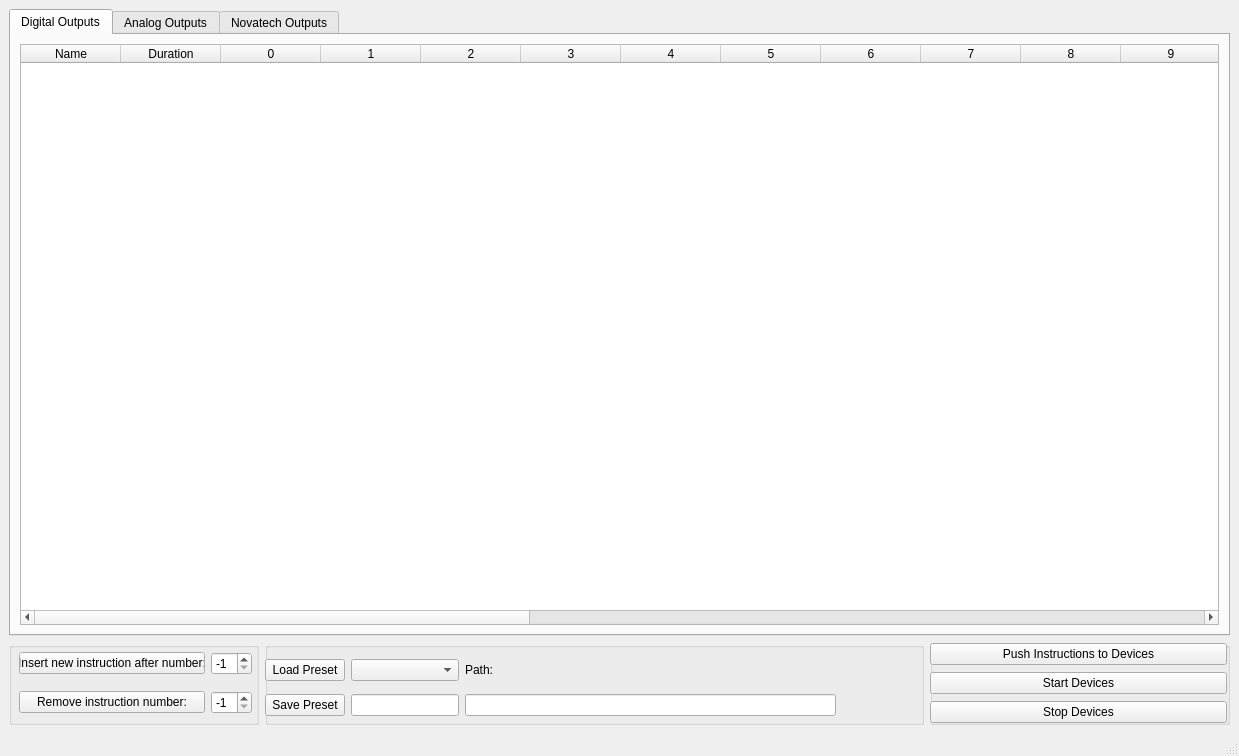
<?xml version="1.0" encoding="UTF-8"?>
<ui version="4.0">
 <class>MainWindow</class>
 <widget class="QMainWindow" name="MainWindow">
  <property name="geometry">
   <rect>
    <x>0</x>
    <y>0</y>
    <width>1239</width>
    <height>756</height>
   </rect>
  </property>
  <property name="windowTitle">
   <string>MainWindow</string>
  </property>
  <widget class="QWidget" name="centralwidget">
   <layout class="QHBoxLayout" name="horizontalLayout_2">
    <item>
     <layout class="QVBoxLayout" name="verticalLayout">
      <item>
       <layout class="QVBoxLayout" name="verticalLayout_9">
        <item>
         <widget class="QTabWidget" name="tabWidget">
          <property name="sizePolicy">
           <sizepolicy hsizetype="Expanding" vsizetype="Expanding">
            <horstretch>0</horstretch>
            <verstretch>0</verstretch>
           </sizepolicy>
          </property>
          <property name="currentIndex">
           <number>0</number>
          </property>
          <widget class="QWidget" name="tab">
           <attribute name="title">
            <string>Digital Outputs</string>
           </attribute>
           <layout class="QVBoxLayout" name="verticalLayout_10">
            <item>
             <widget class="QTableWidget" name="digital_table">
              <column>
               <property name="text">
                <string>Name</string>
               </property>
              </column>
              <column>
               <property name="text">
                <string>Duration</string>
               </property>
              </column>
              <column>
               <property name="text">
                <string>0</string>
               </property>
              </column>
              <column>
               <property name="text">
                <string>1</string>
               </property>
              </column>
              <column>
               <property name="text">
                <string>2</string>
               </property>
              </column>
              <column>
               <property name="text">
                <string>3</string>
               </property>
              </column>
              <column>
               <property name="text">
                <string>4</string>
               </property>
              </column>
              <column>
               <property name="text">
                <string>5</string>
               </property>
              </column>
              <column>
               <property name="text">
                <string>6</string>
               </property>
              </column>
              <column>
               <property name="text">
                <string>7</string>
               </property>
              </column>
              <column>
               <property name="text">
                <string>8</string>
               </property>
              </column>
              <column>
               <property name="text">
                <string>9</string>
               </property>
              </column>
              <column>
               <property name="text">
                <string>10</string>
               </property>
              </column>
              <column>
               <property name="text">
                <string>11</string>
               </property>
              </column>
              <column>
               <property name="text">
                <string>12</string>
               </property>
              </column>
              <column>
               <property name="text">
                <string>13</string>
               </property>
              </column>
              <column>
               <property name="text">
                <string>14</string>
               </property>
              </column>
              <column>
               <property name="text">
                <string>15</string>
               </property>
              </column>
              <column>
               <property name="text">
                <string>16</string>
               </property>
              </column>
              <column>
               <property name="text">
                <string>17</string>
               </property>
              </column>
              <column>
               <property name="text">
                <string>18</string>
               </property>
              </column>
              <column>
               <property name="text">
                <string>19</string>
               </property>
              </column>
              <column>
               <property name="text">
                <string>20</string>
               </property>
              </column>
              <column>
               <property name="text">
                <string>21</string>
               </property>
              </column>
              <column>
               <property name="text">
                <string>22</string>
               </property>
              </column>
              <column>
               <property name="text">
                <string>23</string>
               </property>
              </column>
             </widget>
            </item>
           </layout>
          </widget>
          <widget class="QWidget" name="tab_2">
           <attribute name="title">
            <string>Analog Outputs</string>
           </attribute>
           <layout class="QVBoxLayout" name="verticalLayout_2">
            <item>
             <widget class="QTableWidget" name="analog_table">
              <attribute name="verticalHeaderDefaultSectionSize">
               <number>26</number>
              </attribute>
              <column>
               <property name="text">
                <string>Name</string>
               </property>
              </column>
              <column>
               <property name="text">
                <string>Duration</string>
               </property>
              </column>
              <column>
               <property name="text">
                <string>Step Size</string>
               </property>
              </column>
              <column>
               <property name="text">
                <string>1</string>
               </property>
              </column>
              <column>
               <property name="text">
                <string>2</string>
               </property>
              </column>
              <column>
               <property name="text">
                <string>3</string>
               </property>
              </column>
              <column>
               <property name="text">
                <string>4</string>
               </property>
              </column>
              <column>
               <property name="text">
                <string>5</string>
               </property>
              </column>
              <column>
               <property name="text">
                <string>6</string>
               </property>
              </column>
              <column>
               <property name="text">
                <string>7</string>
               </property>
              </column>
              <column>
               <property name="text">
                <string>8</string>
               </property>
              </column>
             </widget>
            </item>
           </layout>
          </widget>
          <widget class="QWidget" name="tab_3">
           <attribute name="title">
            <string>Novatech Outputs</string>
           </attribute>
           <layout class="QVBoxLayout" name="verticalLayout_6">
            <item>
             <widget class="QTableWidget" name="novatech_table">
              <attribute name="verticalHeaderDefaultSectionSize">
               <number>26</number>
              </attribute>
              <column>
               <property name="text">
                <string>Name</string>
               </property>
              </column>
              <column>
               <property name="text">
                <string>Duration</string>
               </property>
              </column>
              <column>
               <property name="text">
                <string>Step Size</string>
               </property>
              </column>
              <column>
               <property name="text">
                <string>1</string>
               </property>
              </column>
              <column>
               <property name="text">
                <string>2</string>
               </property>
              </column>
              <column>
               <property name="text">
                <string>3</string>
               </property>
              </column>
              <column>
               <property name="text">
                <string>4</string>
               </property>
              </column>
              <column>
               <property name="text">
                <string>5</string>
               </property>
              </column>
              <column>
               <property name="text">
                <string>6</string>
               </property>
              </column>
              <column>
               <property name="text">
                <string>7</string>
               </property>
              </column>
              <column>
               <property name="text">
                <string>8</string>
               </property>
              </column>
             </widget>
            </item>
           </layout>
          </widget>
         </widget>
        </item>
       </layout>
      </item>
      <item>
       <layout class="QHBoxLayout" name="horizontalLayout">
        <item>
         <widget class="QGroupBox" name="groupBox">
          <property name="sizePolicy">
           <sizepolicy hsizetype="Maximum" vsizetype="Minimum">
            <horstretch>0</horstretch>
            <verstretch>0</verstretch>
           </sizepolicy>
          </property>
          <property name="minimumSize">
           <size>
            <width>0</width>
            <height>83</height>
           </size>
          </property>
          <property name="maximumSize">
           <size>
            <width>250</width>
            <height>16777215</height>
           </size>
          </property>
          <property name="title">
           <string/>
          </property>
          <widget class="QWidget" name="layoutWidget">
           <property name="geometry">
            <rect>
             <x>10</x>
             <y>0</y>
             <width>233</width>
             <height>83</height>
            </rect>
           </property>
           <layout class="QGridLayout" name="gridLayout">
            <item row="1" column="1">
             <widget class="QSpinBox" name="insert_inst_num">
              <property name="minimum">
               <number>-1</number>
              </property>
              <property name="value">
               <number>-1</number>
              </property>
             </widget>
            </item>
            <item row="2" column="1">
             <widget class="QSpinBox" name="remove_inst_num">
              <property name="minimum">
               <number>-1</number>
              </property>
              <property name="value">
               <number>-1</number>
              </property>
             </widget>
            </item>
            <item row="1" column="0">
             <widget class="QPushButton" name="insert_inst">
              <property name="sizePolicy">
               <sizepolicy hsizetype="Preferred" vsizetype="Fixed">
                <horstretch>0</horstretch>
                <verstretch>0</verstretch>
               </sizepolicy>
              </property>
              <property name="text">
               <string>Insert new instruction after number:</string>
              </property>
             </widget>
            </item>
            <item row="2" column="0">
             <widget class="QPushButton" name="remove_inst">
              <property name="text">
               <string>Remove instruction number:</string>
              </property>
             </widget>
            </item>
           </layout>
          </widget>
         </widget>
        </item>
        <item>
         <widget class="QGroupBox" name="groupBox_2">
          <property name="title">
           <string/>
          </property>
          <widget class="QWidget" name="gridLayoutWidget_2">
           <property name="geometry">
            <rect>
             <x>0</x>
             <y>10</y>
             <width>571</width>
             <height>71</height>
            </rect>
           </property>
           <layout class="QGridLayout" name="gridLayout_3">
            <item row="0" column="0">
             <widget class="QPushButton" name="load_button">
              <property name="text">
               <string>Load Preset</string>
              </property>
             </widget>
            </item>
            <item row="1" column="2">
             <widget class="QLineEdit" name="preset_path"/>
            </item>
            <item row="1" column="0">
             <widget class="QPushButton" name="save_button">
              <property name="text">
               <string>Save Preset</string>
              </property>
             </widget>
            </item>
            <item row="0" column="1">
             <widget class="QComboBox" name="load_combo"/>
            </item>
            <item row="1" column="1">
             <widget class="QLineEdit" name="save_name">
              <property name="sizePolicy">
               <sizepolicy hsizetype="Preferred" vsizetype="Fixed">
                <horstretch>0</horstretch>
                <verstretch>0</verstretch>
               </sizepolicy>
              </property>
             </widget>
            </item>
            <item row="0" column="2">
             <widget class="QLabel" name="label_2">
              <property name="text">
               <string>Path:</string>
              </property>
             </widget>
            </item>
           </layout>
          </widget>
         </widget>
        </item>
        <item>
         <widget class="QGroupBox" name="groupBox_3">
          <property name="sizePolicy">
           <sizepolicy hsizetype="Maximum" vsizetype="Preferred">
            <horstretch>0</horstretch>
            <verstretch>0</verstretch>
           </sizepolicy>
          </property>
          <property name="minimumSize">
           <size>
            <width>300</width>
            <height>0</height>
           </size>
          </property>
          <property name="title">
           <string/>
          </property>
          <widget class="QWidget" name="gridLayoutWidget">
           <property name="geometry">
            <rect>
             <x>0</x>
             <y>0</y>
             <width>297</width>
             <height>83</height>
            </rect>
           </property>
           <layout class="QGridLayout" name="gridLayout_2">
            <item row="0" column="0">
             <widget class="QPushButton" name="program_device_button">
              <property name="text">
               <string>Push Instructions to Devices</string>
              </property>
             </widget>
            </item>
            <item row="2" column="0">
             <widget class="QPushButton" name="stop_device_button">
              <property name="text">
               <string>Stop Devices</string>
              </property>
             </widget>
            </item>
            <item row="1" column="0">
             <widget class="QPushButton" name="start_device_button">
              <property name="text">
               <string>Start Devices</string>
              </property>
             </widget>
            </item>
           </layout>
          </widget>
         </widget>
        </item>
       </layout>
      </item>
     </layout>
    </item>
   </layout>
  </widget>
  <widget class="QMenuBar" name="menubar">
   <property name="geometry">
    <rect>
     <x>0</x>
     <y>0</y>
     <width>1239</width>
     <height>21</height>
    </rect>
   </property>
  </widget>
  <widget class="QStatusBar" name="statusbar"/>
 </widget>
 <resources/>
 <connections/>
</ui>
